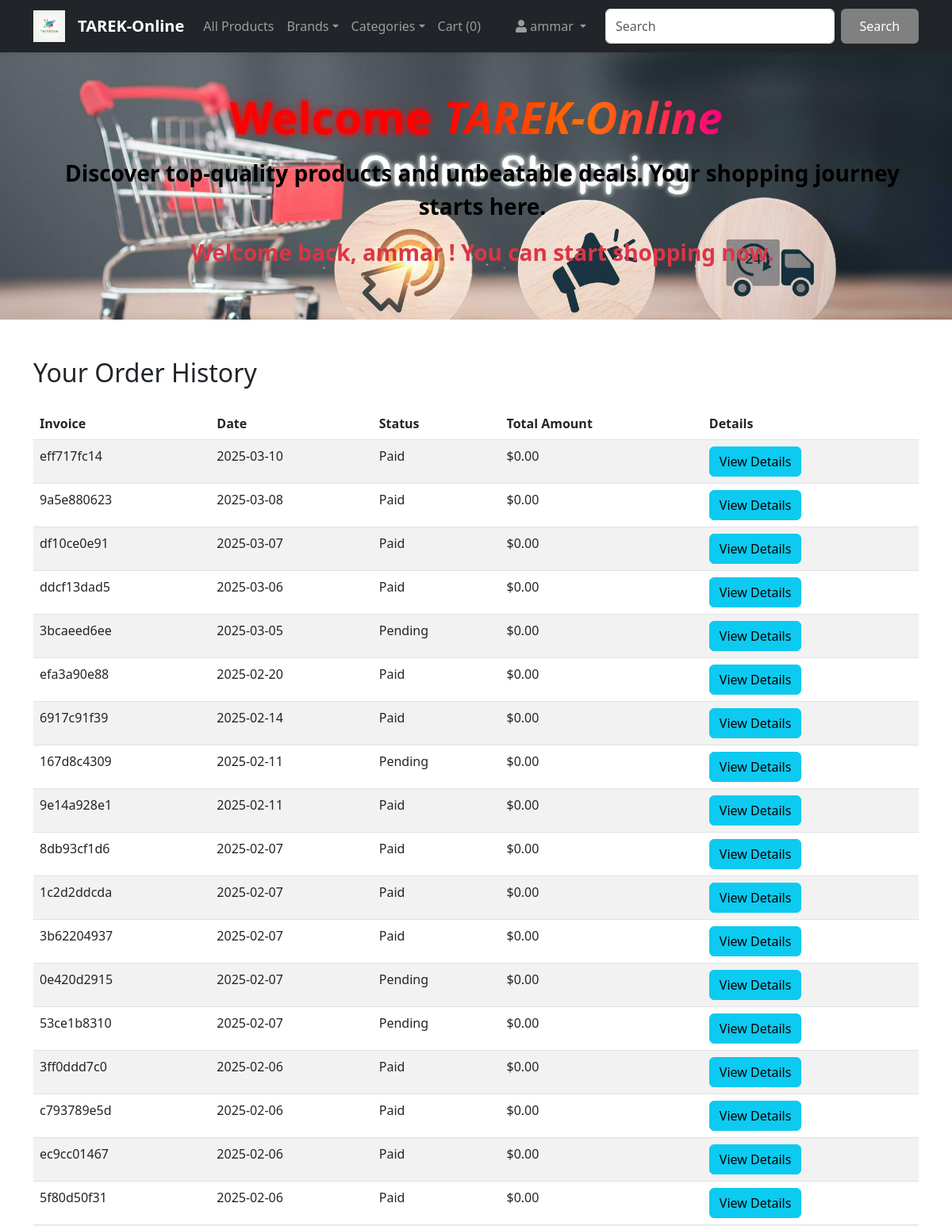
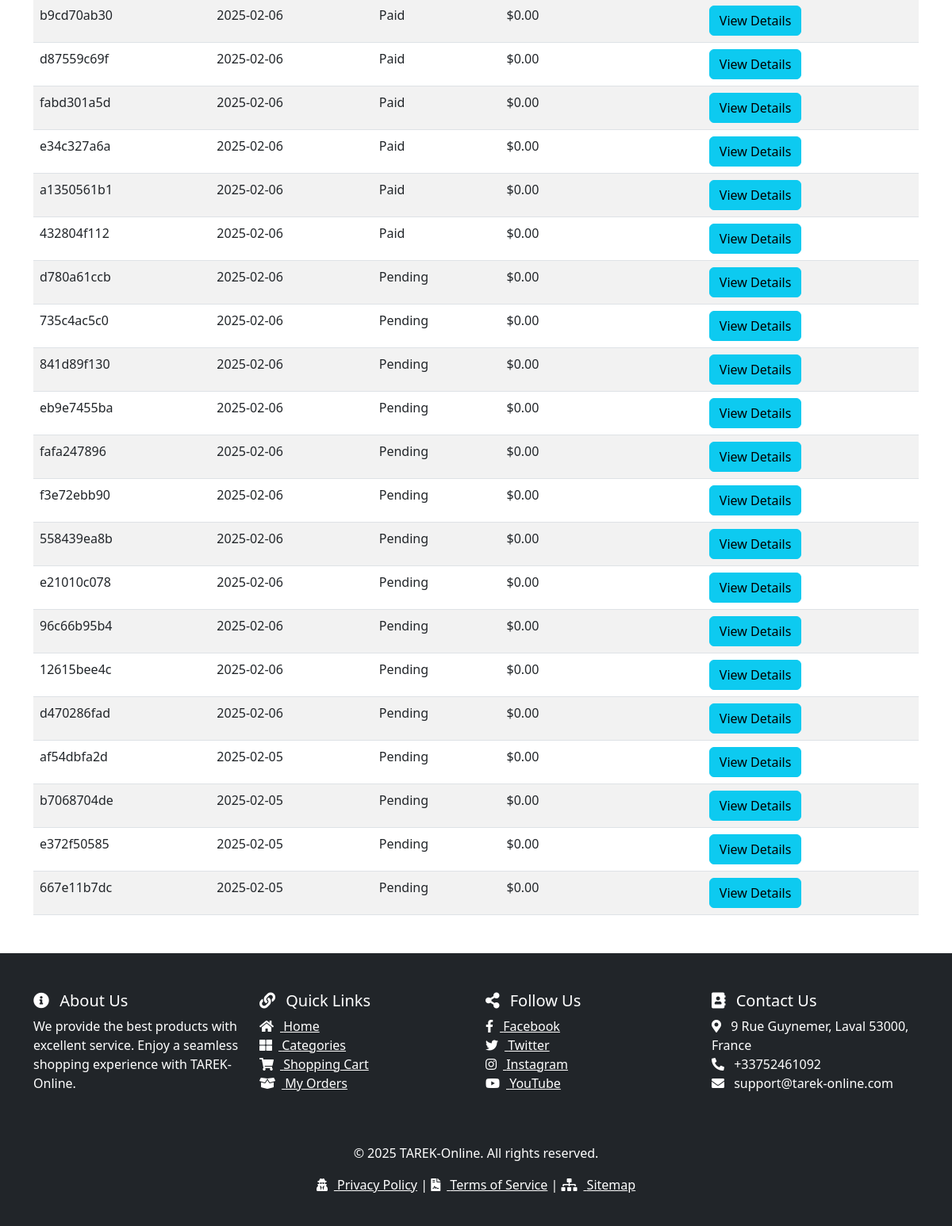
The app's page /customer/orders (signed in) with its own data (2 pictures, top to bottom).
### shop/customer/models.py (models this page shows, shortened)
class Register(db.Model,UserMixin):
    id = db.Column(db.Integer, primary_key= True)
    name = db.Column(db.String(50), unique= False)
    username = db.Column(db.String(50), unique= True)
    email = db.Column(db.String(50), unique= True)
    password = db.Column(db.String(200), unique= False)
    country = db.Column(db.String(50), unique= False)
    state = db.Column(db.String(50), unique= False)
    city = db.Column(db.String(50), unique= False)
    contact = db.Column(db.String(50), unique= False)
    address = db.Column(db.String(50), unique= False)
    zipcode = db.Column(db.String(50), unique= False)
    profile = db.Column(db.String(200), unique= False , default='profile.jpg')
    date_created = db.Column(db.DateTime, nullable=False, default=datetime.utcnow)

class CustomerOrder(db.Model):
    id = db.Column(db.Integer, primary_key=True)
    invoice = db.Column(db.String(20), unique=True, nullable=False)
    status = db.Column(db.String(20), default='Pending', nullable=False)
    customer_id = db.Column(db.Integer, unique=False, nullable=False)
    date_created = db.Column(db.DateTime, default=datetime.utcnow, nullable=False)
    orders = db.Column(JsonEcodedDict)

### shop/customer/routes.py (the view)
@app.route('/customer/orders')
@login_required
def customer_orders():
    if not current_user.is_authenticated:
        return redirect(url_for('customerLogin'))
    customer_id = current_user.id
    orders = CustomerOrder.query.filter_by(customer_id=customer_id).order_by(CustomerOrder.date_created.desc()).all()
    return render_template('customer/orders_history.html', orders=orders)

### shop/customer/models.py (called while the page is built)
@login_manager.user_loader
def user_loader(user_id):
    return Register.query.get(user_id)

    def process_result_value(self, value, dialect):
        if value is None:
            return {}
        else:
            return json.loads(value)

### shop/templates/customer/orders_history.html
{% extends 'layout.html' %}
{% block content %}
<div class="container mt-5">
    <h2 class="mb-4">Your Order History</h2>
    {% if orders %}
        <table class="table table-striped">
            <thead>
                <tr>
                    <th>Invoice</th>
                    <th>Date</th>
                    <th>Status</th>
                    <th>Total Amount</th>
                    <th>Details</th>
                </tr>
            </thead>
            <tbody>
                {% for order in orders %}
                <tr>
                    <td>{{ order.invoice }}</td>
                    <td>{{ order.date_created.strftime('%Y-%m-%d') }}</td>
                    <td>{{ order.status }}</td>
                    <td>
                        {% set total = 0 %}
                        {% for item in order.orders.values() %}
                            {% set total = total + (item['price'] | float * item['quantity'] | int) %}
                        {% endfor %}
                        ${{ "%.2f"|format(total) }}
                    </td>
                    <td><a href="{{ url_for('orders', invoice=order.invoice) }}" class="btn btn-info">View Details</a></td>
                </tr>
                {% endfor %}
            </tbody>
        </table>
    {% else %}
        <p>You have no past orders.</p>
    {% endif %}
</div>
{% endblock %}

### shop/templates/layout.html (shortened to what this page needs)
<!doctype html>
<html lang="en">
  <head>
    <link rel="stylesheet" href="https://cdnjs.cloudflare.com/ajax/libs/font-awesome/5.15.4/css/all.min.css">
    <link rel="stylesheet" href="https://cdn.jsdelivr.net/npm/bootstrap@5.3.0/dist/css/bootstrap.min.css">
    <link rel="stylesheet" href="{{ url_for('static', filename='css/styles.css') }}">
  </head>
  <body>
    <nav class="navbar navbar-expand-lg navbar-dark bg-dark shadow-sm">
      <div class="container">
        <a class="navbar-brand" href="#">
          <img src="{{ url_for('static', filename='images/logo.jpg') }}" alt="TAREK-Online Logo" height="40">
        </a>
        <a class="navbar-brand fw-bold" href="#">TAREK-Online</a>
        <div class="collapse navbar-collapse" id="navbarNav">
          <ul class="navbar-nav me-auto">
            <li class="nav-item"><a class="nav-link" href="/">All Products</a></li>
            <li class="nav-item dropdown">
              <a class="nav-link dropdown-toggle" href="#" id="brandsDropdown" data-bs-toggle="dropdown">Brands</a>
            </li>
            <li class="nav-item dropdown">
              <a class="nav-link dropdown-toggle" href="#" id="categoriesDropdown" data-bs-toggle="dropdown">Categories</a>
            </li>
            <li class="nav-item"><a class="nav-link" href="{{ url_for('getCart') }}">Cart ({{ session['Shoppingcart']|length }})</a></li>
          </ul>
          <ul class="navbar-nav">
            {% if current_user.is_authenticated %}
            <li class="nav-item dropdown">
              <a class="nav-link dropdown-toggle" href="#" id="userDropdown" data-bs-toggle="dropdown">
                <i class="fas fa-user"></i> {{ current_user.name }}
              </a>
            </li>
            {% else %}
            <li class="nav-item"><a class="nav-link" href="{{ url_for('customer_register') }}">Sign up</a></li>
            <li class="nav-item"><a class="nav-link" href="{{ url_for('customerLogin') }}">Login</a></li>
            {% endif %}
          </ul>
          <form class="d-flex ms-lg-3" action="{{ url_for('result') }}" method="get">
            <input class="form-control me-2" type="search" placeholder="Search" name="q">
            <button class="btn btn-primary" type="submit">Search</button>
          </form>
        </div>
      </div>
    </nav>
    <section class="hero bg-dark text-white py-5">
      <div class="container text-center">
        <div class="row">
          <div class="col-12">
            <h1 class="display-4 fw-bold mb-3">
              <span style="color: red; font-weight: bold; text-shadow: 0 0 10px red;">Welcome</span>
              <span style="font-weight: bold; font-style: italic; background: linear-gradient(90deg, #ff0000, #ff7300, #ff007f);
                          -webkit-background-clip: text; background-clip: text; color: transparent;">
              </span>
            </h1>
            <p class="text-black ms-lg-3 fs-3 fw-bold">Discover top-quality products and unbeatable deals. Your shopping journey starts here.</p>
            {% if current_user.is_authenticated %}
              <p class="text-danger ms-lg-3 fs-3 fw-bold wave-text">
                Welcome back, {{ current_user.name }}! You can start shopping now.
              </p>
            {% else %}
              <a href="{{ url_for('customerLogin') }}" class="btn btn-primary btn-lg px-4 py-2">Start Shopping</a>
            {% endif %}
          </div>
        </div>
      </div>
    </section>
    {% block content %}{% endblock content %}
    <footer class="footer bg-dark text-white pt-5 pb-4 mt-5">
      <div class="container">
        <div class="row">
          <div class="col-md-3 mb-4">
            <h5><i class="fas fa-info-circle me-2"></i> About Us</h5>
            <p>We provide the best products with excellent service. Enjoy a seamless shopping experience with TAREK-Online.</p>
          </div>
          <div class="col-md-3 mb-4">
            <h5><i class="fas fa-link me-2"></i> Quick Links</h5>
            <ul class="list-unstyled">
              <li><a href="/" class="text-white"><i class="fas fa-home me-2"></i> Home</a></li>
              <li><a href="#" class="text-white"><i class="fas fa-th-large me-2"></i> Categories</a></li>
              <li><a href="#" class="text-white"><i class="fas fa-shopping-cart me-2"></i> Shopping Cart</a></li>
              <li><a href="#" class="text-white"><i class="fas fa-box-open me-2"></i> My Orders</a></li>
            </ul>
          </div>
          <div class="col-md-3 mb-4">
            <h5><i class="fas fa-share-alt me-2"></i> Follow Us</h5>
            <ul class="list-unstyled">
              <li><a href="#" class="text-white"><i class="fab fa-facebook-f me-2"></i> Facebook</a></li>
              <li><a href="#" class="text-white"><i class="fab fa-twitter me-2"></i> Twitter</a></li>
              <li><a href="#" class="text-white"><i class="fab fa-instagram me-2"></i> Instagram</a></li>
              <li><a href="#" class="text-white"><i class="fab fa-youtube me-2"></i> YouTube</a></li>
            </ul>
          </div>
          <div class="col-md-3 mb-4">
            <h5><i class="fas fa-address-book me-2"></i> Contact Us</h5>
            <ul class="list-unstyled">
              <li><i class="fas fa-map-marker-alt me-2"></i> 9 Rue Guynemer, Laval 53000, France</li>
              <li><i class="fas fa-phone-alt me-2"></i> +33752461092</li>
              <li><i class="fas fa-envelope me-2"></i> support@tarek-online.com</li>
            </ul>
          </div>
        </div>
        <div class="row mt-4">
          <div class="col text-center">
            <p>&copy; 2025 TAREK-Online. All rights reserved.</p>
            <p>
              <a href="#" class="text-white"><i class="fas fa-user-secret me-2"></i> Privacy Policy</a> |
              <a href="#" class="text-white"><i class="fas fa-file-contract me-2"></i> Terms of Service</a> |
              <a href="#" class="text-white"><i class="fas fa-sitemap me-2"></i> Sitemap</a>
            </p>
          </div>
        </div>
      </div>
    </footer>
  </body>
</html>

### shop/static/css/styles.css (style rules this page uses)
.container button { width: 130px; padding: 10px; border: none; background-color: gray; }
.hero { background-image: url('/static/images/hero-bg.jpg'); background-size: cover; background-position: center; }
.btn { transition: 0.3s; }
.wave-text { display: inline-block; animation: wave 1s ease-in-out infinite; }

### records on screen
Register: name "ammar"
CustomerOrder: invoice "eff717fc14", date_created "2025-03-10", status "Paid", total "0.00"
CustomerOrder: invoice "9a5e880623", date_created "2025-03-08", status "Paid", total "0.00"
CustomerOrder: invoice "df10ce0e91", date_created "2025-03-07", status "Paid", total "0.00"
CustomerOrder: invoice "ddcf13dad5", date_created "2025-03-06", status "Paid", total "0.00"
CustomerOrder: invoice "3bcaeed6ee", date_created "2025-03-05", status "Pending", total "0.00"
CustomerOrder: invoice "efa3a90e88", date_created "2025-02-20", status "Paid", total "0.00"
CustomerOrder: invoice "6917c91f39", date_created "2025-02-14", status "Paid", total "0.00"
CustomerOrder: invoice "167d8c4309", date_created "2025-02-11", status "Pending", total "0.00"
CustomerOrder: invoice "9e14a928e1", date_created "2025-02-11", status "Paid", total "0.00"
CustomerOrder: invoice "8db93cf1d6", date_created "2025-02-07", status "Paid", total "0.00"
CustomerOrder: invoice "1c2d2ddcda", date_created "2025-02-07", status "Paid", total "0.00"
CustomerOrder: invoice "3b62204937", date_created "2025-02-07", status "Paid", total "0.00"
CustomerOrder: invoice "0e420d2915", date_created "2025-02-07", status "Pending", total "0.00"
CustomerOrder: invoice "53ce1b8310", date_created "2025-02-07", status "Pending", total "0.00"
CustomerOrder: invoice "3ff0ddd7c0", date_created "2025-02-06", status "Paid", total "0.00"
CustomerOrder: invoice "c793789e5d", date_created "2025-02-06", status "Paid", total "0.00"
CustomerOrder: invoice "ec9cc01467", date_created "2025-02-06", status "Paid", total "0.00"
CustomerOrder: invoice "5f80d50f31", date_created "2025-02-06", status "Paid", total "0.00"
CustomerOrder: invoice "b9cd70ab30", date_created "2025-02-06", status "Paid", total "0.00"
CustomerOrder: invoice "d87559c69f", date_created "2025-02-06", status "Paid", total "0.00"
CustomerOrder: invoice "fabd301a5d", date_created "2025-02-06", status "Paid", total "0.00"
CustomerOrder: invoice "e34c327a6a", date_created "2025-02-06", status "Paid", total "0.00"
CustomerOrder: invoice "a1350561b1", date_created "2025-02-06", status "Paid", total "0.00"
CustomerOrder: invoice "432804f112", date_created "2025-02-06", status "Paid", total "0.00"
CustomerOrder: invoice "d780a61ccb", date_created "2025-02-06", status "Pending", total "0.00"
CustomerOrder: invoice "735c4ac5c0", date_created "2025-02-06", status "Pending", total "0.00"
CustomerOrder: invoice "841d89f130", date_created "2025-02-06", status "Pending", total "0.00"
CustomerOrder: invoice "eb9e7455ba", date_created "2025-02-06", status "Pending", total "0.00"
CustomerOrder: invoice "fafa247896", date_created "2025-02-06", status "Pending", total "0.00"
CustomerOrder: invoice "f3e72ebb90", date_created "2025-02-06", status "Pending", total "0.00"
CustomerOrder: invoice "558439ea8b", date_created "2025-02-06", status "Pending", total "0.00"
CustomerOrder: invoice "e21010c078", date_created "2025-02-06", status "Pending", total "0.00"
CustomerOrder: invoice "96c66b95b4", date_created "2025-02-06", status "Pending", total "0.00"
CustomerOrder: invoice "12615bee4c", date_created "2025-02-06", status "Pending", total "0.00"
CustomerOrder: invoice "d470286fad", date_created "2025-02-06", status "Pending", total "0.00"
CustomerOrder: invoice "af54dbfa2d", date_created "2025-02-05", status "Pending", total "0.00"
CustomerOrder: invoice "b7068704de", date_created "2025-02-05", status "Pending", total "0.00"
CustomerOrder: invoice "e372f50585", date_created "2025-02-05", status "Pending", total "0.00"
CustomerOrder: invoice "667e11b7dc", date_created "2025-02-05", status "Pending", total "0.00"

### other values on screen
{{ session['Shoppingcart']|length }} "0"
